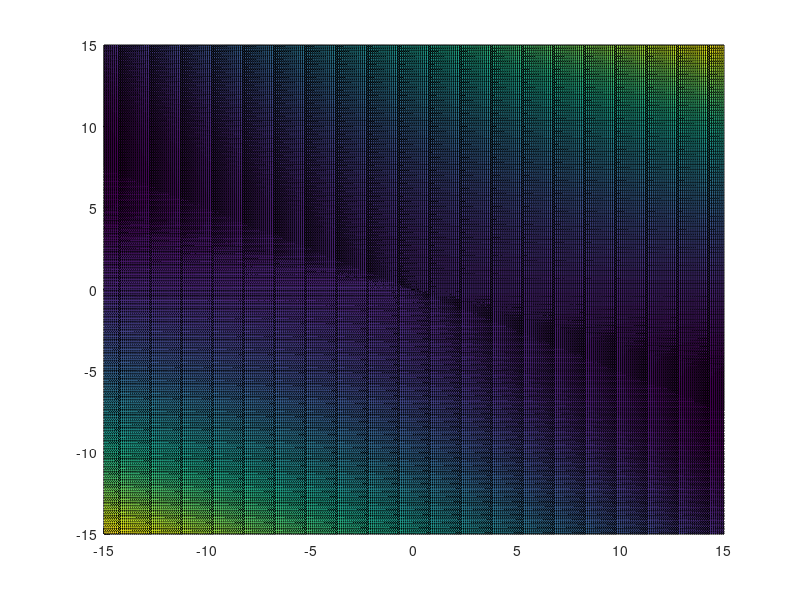

Source code (MATLAB): (Note: this script raises an error after producing the figure.)
% 20 december - Johan (921220)
% 28 juni - Viktor (920628)

p1 = (1 + 0) / 2;
p2 = (2 + 6) / 2;
p3 = (2 + 2) / 2;
p4 = (0 + 8) / 2;

a1 = p3 - p1;
a2 = p1 + 1;
a3 = p3 + 6;
a4 = 4 - p4;
a5 = 5 - p4;
a6 = p2 + p4;
a7 = p1 + p2 + p3 + p4;

% v(t) = (4*t*cos(t) + a1, 2*t*sin(2*t - a2), a3 - t.^2);
% f(x, y) = (a4*x.^2 + a5*y.^2 + x*y + 10*a6) / (10*a7);

vt = @(t) [4*t.*cos(t) + a1, 2*t.*sin(2*t - a2), a3 - t.^2];
fxy = @(x, y) (a4*x.^2 + a5*y.^2 + x*y - 10*a6) / (10*a7);

%r = -2*pi:0.01:2*pi; % Old range value
r = linspace(-2.8383, 2.8444, 100); % New range value (med 100 punkter)
%plot3(4.*r.*cos(r) + a1, 2.*r.*sin(2.*r - a2), a3 - r.^2, '*');
hold on; % Also write the mesh to the same graph

%y = [(a4.*x.^2 + a5.*y.^2 + x.*y + 10.*a6) / (10.*a7)]
%area(r, y)

[rx, ry] = meshgrid(-15:0.1:15, -15:0.1:15);
rz = (a4*rx.^2 + a5*ry.^2 + rx.*ry - 10*a6) / (10*a7);
surf(rx, ry, rz);
hold off;

%skar = @(t) (2*t*sin(2*t - 1.5))*((2*t*sin(2*t - 1.5)) + (4*t*cos(t)+1.5)) + 105*t.^2 - 920;
skar = @(t) (2*t*sin(2*t - 1.5)).^2 + (4*t*cos(t)+1.5)*(2*t*sin(2*t - 1.5)) + 105*t.^2 - 920;

f = HalveringMetod(0.001);
disp(f);

st = zeros(1,100);
for i = 2:100
  st(i) = baglangd(i,r);
end

plot(r, st); % Will plot task 12


% 13
Q = CubicSpline(st, r);
for i = 2:100
  %fplot(Q{i}, [st(i-1) st(i)]);
  hold on;
end
hold off;
%legend("hide");

%14
sigmaTot = linspace(st(1), st(100), 100);
for i = 1:100
  tmp = vt(Q{i}(sigmaTot(i)));
end
sigmaTot = sigmaTot';
S = spline(st, r);
W = vt(ppval(S,sigmaTot));
scatter3(W(:,1),W(:,2),W(:,3));


%15
%a
aby = vt(2.8444);
h = 10.^(-5);
fpx = (fxy(aby(1) + h, aby(2)) - fxy(aby(1) - h, aby(2))) / (2*h);
fpy = (fxy(aby(1), aby(2) + h) - fxy(aby(1), aby(2) - h)) / (2*h);

%b
u = [1, 0, fpx];
v = [0, 1, fpy];
tmp = vt(2.8444);
z = tmp(3);

x0 = tmp(1);
y0 = tmp(2);
z0 = tmp(3);
%a1 = 1;
%a2 = 0;
b1 = 0;
b2 = 1;
y1 = fpx;
y2 = fpy;

% =>
%x = x0 + s;
%y = y0 + t;
%z = z0 + y1*s + y2*t;

% =>
%s = x - x0;
%t = y - y0;

% =>
%z = z0 + y1*(x - x0) + y2*(y - y0);
%z = z0 + y1*x - y1*x0 + y2*y - y2*y0;
%y1*x + y2*y - z + (z0 - y1*x0 - y2*y0) = 0;
a = y1;
b = y2;
c = -1;
d = z0 - y1*x0 - y2*y0;

% c
A = [ 1 0 0
      0 1 0
      0 0 -1];
% d
vbp = v_prim(2.8444, 10.^-5);
Svar = vbp * A;
